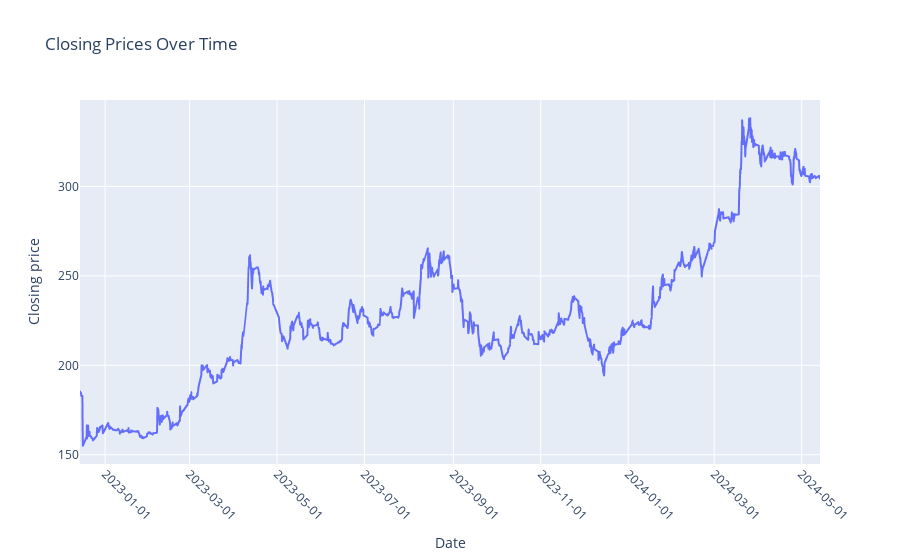

The notebook cell this image was saved under:
### Code cell
import plotly.express as px
import pandas as pd


fig = px.line(spec_df, x='Time', y='Close', title='Closing Prices Over Time')

fig.update_layout(
    xaxis_title='Date',
    yaxis_title='Closing price',
    xaxis=dict(
        tickformat='%Y-%m-%d',
        tickangle=45
    )
)

fig.show()

### Figure 1 — Plotly figure (JSON) as saved in the notebook; plotly's stock layout.template omitted (floating-point values rounded to 4 significant figures; data arrays with more than 128 entries replaced by an {"elided": "..."} marker saying what was removed)
{"data": [{"hovertemplate": "Time=%{x}<br>Close=%{y}<extra></extra>", "legendgroup": "", "line": {"color": "#636efa", "dash": "solid"}, "marker": {"symbol": "circle"}, "mode": "lines", "name": "", "showlegend": false, "type": "scattergl", "x": {"elided": "1152 str values"}, "xaxis": "x", "y": {"elided": "1152 float values"}, "yaxis": "y"}], "layout": {"legend": {"tracegroupgap": 0}, "title": {"text": "Closing Prices Over Time"}, "xaxis": {"anchor": "y", "domain": [0, 1], "tickangle": 45, "tickformat": "%Y-%m-%d", "title": {"text": "Date"}}, "yaxis": {"anchor": "x", "domain": [0, 1], "title": {"text": "Closing price"}}}}
